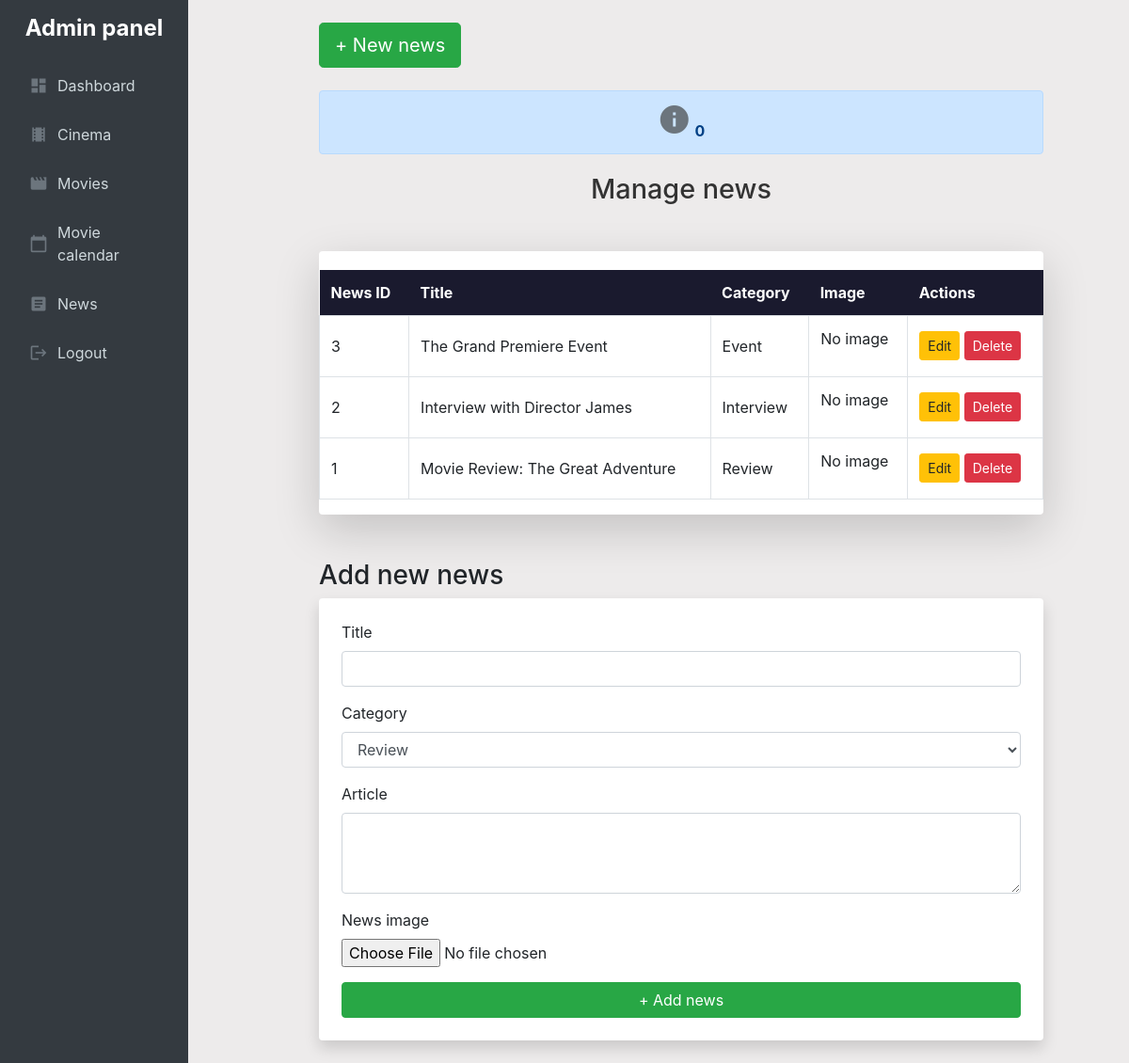
Screenshot of /admin/news/views/news_list.php?status=0 with the database file from the repository.
### tables this page shows
CREATE TABLE News (
    newsID INT AUTO_INCREMENT PRIMARY KEY,
    title VARCHAR(100) NOT NULL,
    category ENUM('Review', 'Interview', 'Event', 'Promotion') NOT NULL,
    article TEXT NOT NULL, 
    cinemaID INT,
    imagePath VARCHAR(255),
    FOREIGN KEY (cinemaID) REFERENCES Cinema(cinemaID)
);

### admin/news/actions/news_logic.php (called while the page is built, shortened)
<?php
require_once "../../../includes/connection.php";
try {
    $query = $db->prepare("SELECT * FROM News ORDER BY newsID DESC");
    $query->execute();
    $newsList = $query->fetchAll(PDO::FETCH_ASSOC);
} catch (Exception $e) {
    error_log("Error: " . $e->getMessage());
    die("<div class='alert alert-danger'>An error occurred: " . htmlspecialchars($e->getMessage()) . "</div>");
}

### admin/news/views/news_list.php (the view, shortened to what this page needs)
<?php
require_once "../../components/views/admin_navbar.php";
require_once "../actions/news_logic.php";
?>
<!DOCTYPE html>
<html lang="en">
<head>
    <link rel="stylesheet" href="https://maxcdn.bootstrapcdn.com/bootstrap/4.5.2/css/bootstrap.min.css">
    <link rel="stylesheet" href="../../admin_style/admin_style.css">
</head>
<body>
<div class="container my-4">
    <div class="text-end mb-4">
        <a href="#addNewsForm" class="btn btn-success btn-lg">+ New news</a>
    </div>
    <?php if (isset($_GET['status'])): ?>
        <div class="alert alert-info">
            <i class="material-icons btn-icon">info</i>
            <?= htmlspecialchars($_GET['status']); ?>
        </div>
    <?php endif; ?>
    <h2 class="text-center mb-5">Manage news</h2>
    <div class="table-responsive shadow-lg rounded">
        <table class="table table-bordered table-hover">
            <thead>
                <tr>
                    <th>News ID</th>
                    <th>Title</th>
                    <th>Category</th>
                    <th>Image</th>
                    <th>Actions</th>
                </tr>
            </thead>
            <tbody>
                <?php foreach ($newsList as $news): ?>
                    <tr>
                        <td><?= htmlspecialchars($news['newsID']); ?></td>
                        <td><?= htmlspecialchars($news['title']); ?></td>
                        <td><?= htmlspecialchars($news['category']); ?></td>
                        <td>
                            <?php if (!empty($news['imagePath'])): ?>
                                <img src="../../../includes/media/news/<?= htmlspecialchars($news['imagePath']); ?>" alt="News Image"
                                     class="img-thumbnail"
                                     style="max-width: 100px;">
                            <?php else: ?>
                                <p>No image</p>
                            <?php endif; ?>
                        </td>
                        <td>
                            <a href="../views/edit_news_view.php?newsID=<?= $news['newsID']; ?>" class="btn btn-warning btn-sm">Edit</a>
                            <a href="../actions/delete_news.php?newsID=<?= $news['newsID']; ?>" class="btn btn-danger btn-sm" onclick="return confirm('Delete this news?')">Delete</a>
                        </td>
                    </tr>
                <?php endforeach; ?>
            </tbody>
        </table>
    </div>
    <h3 id="addNewsForm" class="mt-5">Add new news</h3>
    <form method="post" enctype="multipart/form-data" class="p-4 shadow rounded bg-white">
        <div class="form-group">
            <label for="title">Title</label>
            <input type="text" id="title" name="title" class="form-control" required>
        </div>
        <div class="form-group">
            <label for="category">Category</label>
            <select id="category" name="category" class="form-control" required>
                <option value="Review">Review</option>
            </select>
        </div>
        <div class="form-group">
            <label for="article">Article</label>
            <textarea id="article" name="article" class="form-control" rows="3" required></textarea>
        </div>
        <div class="form-group">
            <label for="newsImage">News image</label>
            <input type="file" name="newsImage" id="newsImage" class="form-control-file" accept="image/*">
        </div>
        <button type="submit" class="btn btn-success btn-block">+ Add news</button>
    </form>
</div>
</body>
</html>

### admin/admin_style/admin_style.css (style rules this page uses)
body { margin: 0; display: flex; background-color: #edebeb; }
.material-icons { font-size: 36px; color: #6c757d; }
.table-responsive { width: 100%; background-color: #ffffff; }
.table thead th { background-color: #1a1a2e; color: #fff; border: none; }
.alert-info { background-color: #cce5ff; border-color: #b8daff; color: #004085; font-weight: bold; border-radius: 0.25rem; text-align: center; }
.container { max-width: 1200px; margin: 0 auto; }
.table { margin-top: 20px; }
.alert { margin-bottom: 20px; }
form { max-width: 800px; margin: 0 auto; }
.btn-success { background-color: #28a745; border-color: #28a745; }
.container { max-width: 800px; margin: 0 auto; }
.shadow { box-shadow: 0 4px 6px rgba(0, 0, 0, 0.1); }
h2 { font-size: 1.8rem; color: #333; }
.table th, .table td { vertical-align: middle; }

### rows the page displays
news: newsID "3", title "The Grand Premiere Event", category "Event", shows "No image"
news: newsID "2", title "Interview with Director James", category "Interview", shows "No image"
news: newsID "1", title "Movie Review: The Great Adventure", category "Review", shows "No image"

### other values shown
$_GET['status'] "0"
